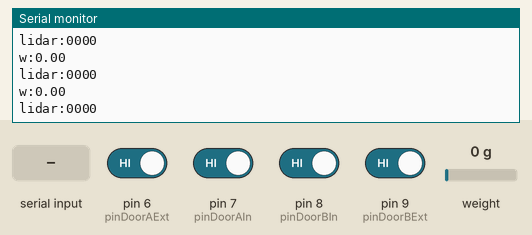
Recording of a sketch running on a simulated Arduino Uno, built with avr-gcc and run on an emulated ATmega328P. Parts: the last lines printed to the serial monitor. The test bench sets the inputs (shaded band); at power-on: pin 6 (pinDoorAExt), pin 7 (pinDoorAIn), pin 8 (pinDoorBIn), pin 9 (pinDoorBExt) HIGH, weight on the scale 0 g.

Above: at 2.2 s.
2.3 s: "1" received over Serial
At 2.7 s:
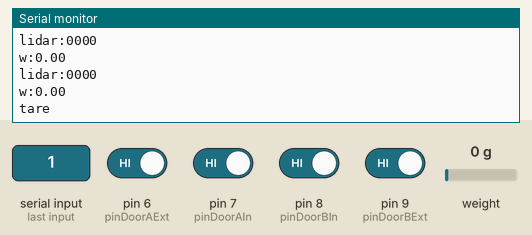
4.8 s: weight on the scale set to 100 g
At 4.88 s:
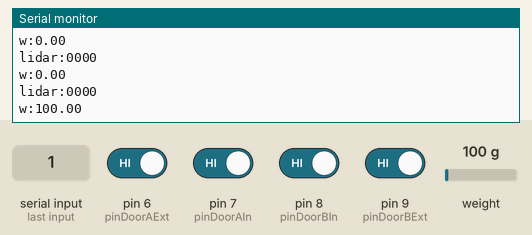
6.3 s: pin 6 (pinDoorAExt) driven LOW
7.8 s: pin 7 (pinDoorAIn) driven LOW
9.3 s: pin 8 (pinDoorBIn) driven LOW
10.8 s: pin 9 (pinDoorBExt) driven LOW
At 12.3 s:
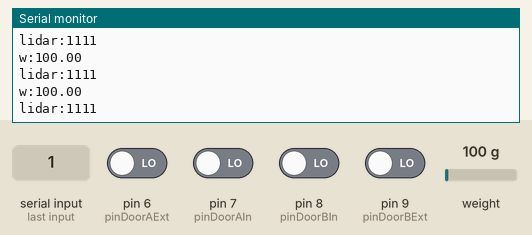
Timing chart, 0 to 13.3 s (numbered marks = the images above; inputs shaded):
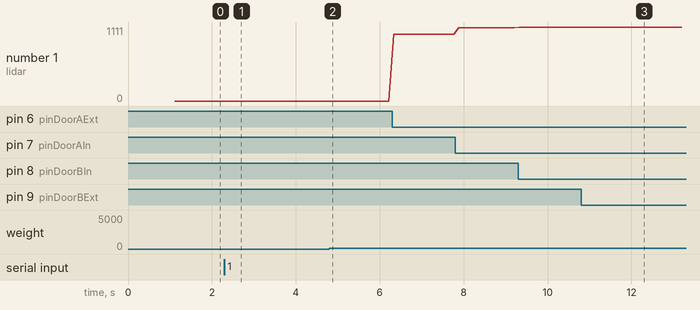

Measured:
- after the input at 2.3 s, the serial monitor: prints a new line at once (image 1)
- after the input at 4.8 s, the serial monitor: prints a new line after 0.08 s (image 2)
- after the input at 10.8 s, the serial monitor: prints a new line after 0.07 s (image 3)
- plotted number 1: 0 → 1000 after the input at 6.3 s, 1000 → 1100 after the input at 7.8 s, 1100 → 1110 after the input at 9.3 s, 1110 → 1111 after the input at 10.8 s

The sketch:

balance.ino
```cpp
// Arduino balance and lidar control for gate by Fabrice de Chaumont

#include "HX711.h" // use HX711 by Rob Tillaart 0.3.9

// HX711 circuit wiring
const int broche_DT = 3;
const int broche_SCK = 2;

// pins for optic readers
const int pinDoorAExt = 6;
const int pinDoorAIn = 7;
const int pinDoorBIn = 8;
const int pinDoorBExt = 9;

HX711 balance;

void setup() {
  Serial.begin(115200 );
  Serial.setTimeout( 10 );
  Serial.println("init Gate arduino...");
  Serial.println("Init scale...");

  balance.begin(broche_DT, broche_SCK);

  while (!balance.is_ready())
  {
    ;
  }

  balance.set_scale(2000);
  balance.tare();
  Serial.println("Scale initialized.");

  pinMode( pinDoorAExt, INPUT);
  pinMode( pinDoorAIn, INPUT);
  pinMode( pinDoorBIn, INPUT);
  pinMode( pinDoorBExt, INPUT);

  Serial.println("ready");

}

void loop() {

  Serial.println("w:"+ String( balance.get_units(1) ) );
  //Serial.println(" grammes");
  delay(10);
  if (Serial.available() > 0) {
    Serial.readString();
    Serial.println("tare");
    balance.tare();
    Serial.println("tare ok");
  }

  // read and send LIDAR infos:

  String lidar = "lidar:";
  lidar+= !digitalRead( pinDoorAExt );
  lidar+= !digitalRead( pinDoorAIn );
  lidar+= !digitalRead( pinDoorBIn );
  lidar+= !digitalRead( pinDoorBExt );

  Serial.println( lidar );


}
```
